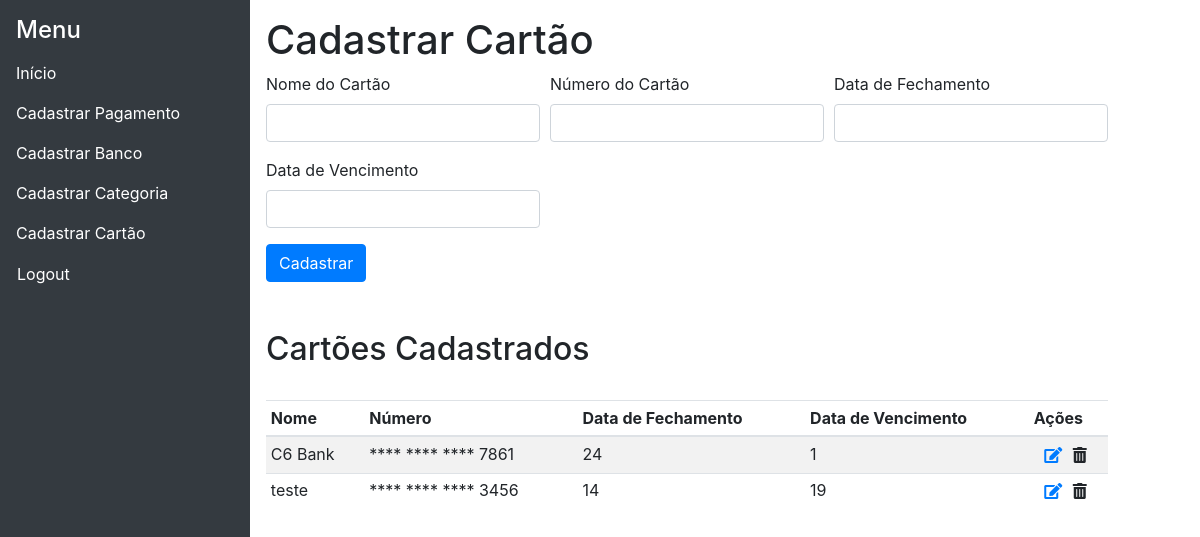
The page /cadastrar_cartao (signed in) on the database its author committed.
### tables this page shows
CREATE TABLE cartoes (
                id INTEGER PRIMARY KEY AUTOINCREMENT,
                nome TEXT NOT NULL,
                numero TEXT NOT NULL,
                data_fechamento INTEGER NOT NULL,
                data_vencimento INTEGER NOT NULL
            );

### routes/cartao.py (the view, shortened to what this page needs)
@cartao_bp.route('/cadastrar_cartao', methods=['GET', 'POST'])
def cadastrar_cartao():
    if 'user_id' not in session:
        return redirect(url_for('auth.login'))
    conn = sqlite3.connect('./contas_a_pagar/cnt_a_pg.db')
    cursor = conn.cursor()
    cursor.execute('SELECT id, nome FROM bancos')
    bancos = cursor.fetchall()
    cursor.execute('SELECT cartoes.id, cartoes.nome, cartoes.numero, cartoes.data_fechamento, cartoes.data_vencimento FROM cartoes')
    cartoes = cursor.fetchall()
    conn.close()
    return render_template('cadastrar_cartao.html', bancos=bancos, cartoes=cartoes)

### templates/cadastrar_cartao.html (shortened to what this page needs)
<!DOCTYPE html>
<html lang="en">
<head>
    <link rel="stylesheet" href="{{ url_for('static', filename='styles_cartao.css') }}">
    <link rel="stylesheet" href="https://stackpath.bootstrapcdn.com/bootstrap/4.5.2/css/bootstrap.min.css">
    <link rel="stylesheet" href="https://cdnjs.cloudflare.com/ajax/libs/font-awesome/5.15.3/css/all.min.css">
</head>
<body>
    <div class="d-flex">
        <div class="sidebar bg-dark text-white p-3">
            <h2>Menu</h2>
            <ul class="list-unstyled">
                <li><a href="{{ url_for('auth.home') }}" class="text-white">Início</a></li>
                <li><a href="{{ url_for('pagamento.cadastrar_pagamento') }}" class="text-white">Cadastrar Pagamento</a></li>
                <li><a href="{{ url_for('banco.cadastrar_banco') }}" class="text-white">Cadastrar Banco</a></li>
                <li><a href="{{ url_for('categoria.cadastrar_categoria') }}" class="text-white">Cadastrar Categoria</a></li>
                <li><a href="{{ url_for('cartao.cadastrar_cartao') }}" class="text-white">Cadastrar Cartão</a></li>
                <li>
                    <form action="{{ url_for('auth.logout') }}" method="post" style="display: inline;">
                        <input type="submit" value="Logout" class="btn btn-link text-white p-0">
                    </form>
                </li>
            </ul>
        </div>
        <div class="content flex-grow-1 p-3">
            <h1>Cadastrar Cartão</h1>
            <form action="{{ url_for('cartao.cadastrar_cartao') }}" method="post">
                <div class="form-row">
                    <div class="form-group col-md-4">
                        <label for="nome">Nome do Cartão</label>
                        <input type="text" id="nome" name="nome" class="form-control" required>
                    </div>
                    <div class="form-group col-md-4">
                        <label for="numero">Número do Cartão</label>
                        <input type="text" id="numero" name="numero" class="form-control" required>
                    </div>
                    <div class="form-group col-md-4">
                        <label for="data_fechamento">Data de Fechamento</label>
                        <input type="number" id="data_fechamento" name="data_fechamento" class="form-control" required>
                    </div>
                </div>
                <div class="form-row">
                    <div class="form-group col-md-4">
                        <label for="data_vencimento">Data de Vencimento</label>
                        <input type="number" id="data_vencimento" name="data_vencimento" class="form-control" required>
                    </div>
                </div>
                <button type="submit" class="btn btn-primary">Cadastrar</button>
            </form>
            <h2 class="mt-5">Cartões Cadastrados</h2>
            <div class="table-responsive">
                <table class="table table-striped table-hover table-sm">
                    <thead>
                        <tr>
                            <th>Nome</th>
                            <th>Número</th>
                            <th>Data de Fechamento</th>
                            <th>Data de Vencimento</th>
                            <th>Ações</th>
                        </tr>
                    </thead>
                    <tbody>
                        {% for cartao in cartoes %}
                        <tr>
                            <td>{{ cartao[1] }}</td>
                            <td>**** **** **** {{ cartao[2][-4:] }}</td>
                            <td>{{ cartao[3] }}</td>
                            <td>{{ cartao[4] }}</td>
                            <td>
                                <a href="{{ url_for('cartao.editar_cartao', id=cartao[0]) }}" title="Editar"><i class="fas fa-edit"></i></a>
                                <form action="{{ url_for('cartao.excluir_cartao', id=cartao[0]) }}" method="post" style="display:inline;">
                                    <button type="submit" style="background: none; border: none; color: inherit; cursor: pointer;" title="Excluir" onclick="return confirm('Tem certeza que deseja excluir este cartão?');">
                                        <i class="fas fa-trash-alt"></i>
                                    </button>
                                </form>
                            </td>
                        </tr>
                        {% endfor %}
                    </tbody>
                </table>
            </div>
        </div>
    </div>
</body>
</html>

### static/styles_cartao.css (style rules this page uses)
body { font-family: Arial, sans-serif; background-color: #f8f9fa; display: flex; min-height: 100vh; margin: 0; }
.sidebar { width: 250px; background-color: #343a40; padding: 15px; height: 100vh; position: fixed; }
.sidebar h2 { font-size: 1.5rem; margin-bottom: 1rem; }
.sidebar ul { padding: 0; list-style: none; }
.sidebar ul li { margin-bottom: 1rem; }
.sidebar ul li a { color: #ffffff; text-decoration: none; }
.content { flex-grow: 1; padding: 20px; margin-left: 250px; }
h1 { font-size: 2rem; margin-bottom: 1rem; }
.table-responsive { margin-top: 2rem; }
.table th, .table td { vertical-align: middle; }
.table td:last-child { text-align: center; }
.btn { margin-right: 5px; }
.form-group { margin-bottom: 1rem; }
.form-control { border-radius: 0.25rem; }

### rows shown on the page
cartoes: nome "C6 Bank", numero "7861", data_fechamento "24", data_vencimento "1"
cartoes: nome "teste", numero "3456", data_fechamento "14", data_vencimento "19"
